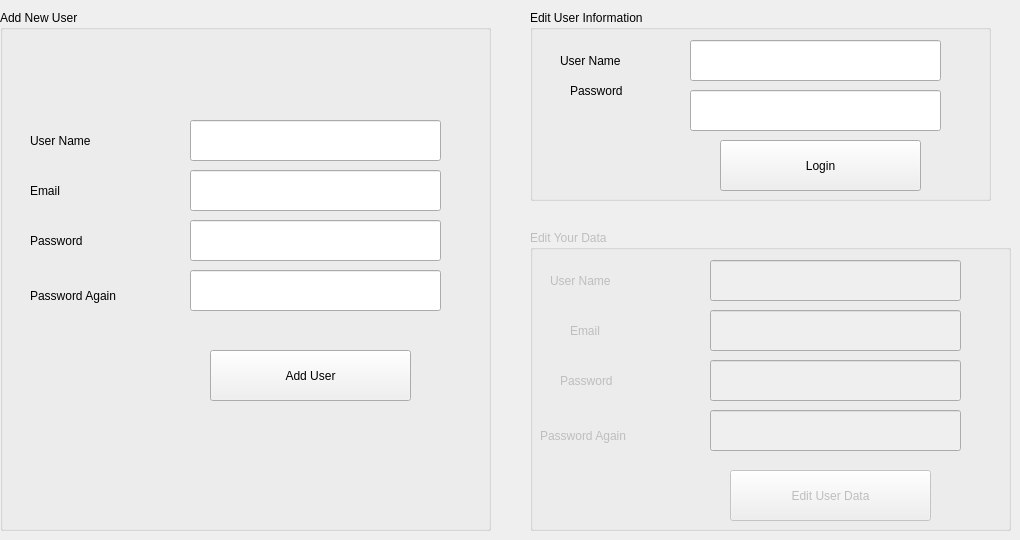
    <widget class="QWidget" name="tab_3">
     <attribute name="title">
      <string>User</string>
     </attribute>
     <widget class="QGroupBox" name="groupBox">
      <property name="geometry">
       <rect>
        <x>0</x>
        <y>10</y>
        <width>491</width>
        <height>521</height>
       </rect>
      </property>
      <property name="palette">
       <palette>
        <active>
         <colorrole role="WindowText">
          <brush brushstyle="SolidPattern">
           <color alpha="255">
            <red>0</red>
            <green>0</green>
            <blue>0</blue>
           </color>
          </brush>
         </colorrole>
         <colorrole role="Button">
          <brush brushstyle="SolidPattern">
           <color alpha="255">
            <red>240</red>
            <green>240</green>
            <blue>240</blue>
           </color>
          </brush>
         </colorrole>
         <colorrole role="Light">
          <brush brushstyle="SolidPattern">
           <color alpha="255">
            <red>255</red>
            <green>255</green>
            <blue>255</blue>
           </color>
          </brush>
         </colorrole>
         <colorrole role="Midlight">
          <brush brushstyle="SolidPattern">
           <color alpha="255">
            <red>227</red>
            <green>227</green>
            <blue>227</blue>
           </color>
          </brush>
         </colorrole>
         <colorrole role="Dark">
          <brush brushstyle="SolidPattern">
           <color alpha="255">
            <red>160</red>
            <green>160</green>
            <blue>160</blue>
           </color>
          </brush>
         </colorrole>
         <colorrole role="Mid">
          <brush brushstyle="SolidPattern">
           <color alpha="255">
            <red>160</red>
            <green>160</green>
            <blue>160</blue>
           </color>
          </brush>
         </colorrole>
         <colorrole role="Text">
          <brush brushstyle="SolidPattern">
           <color alpha="255">
            <red>0</red>
            <green>0</green>
            <blue>0</blue>
           </color>
          </brush>
         </colorrole>
         <colorrole role="BrightText">
          <brush brushstyle="SolidPattern">
           <color alpha="255">
            <red>255</red>
            <green>255</green>
            <blue>255</blue>
           </color>
          </brush>
         </colorrole>
         <colorrole role="ButtonText">
          <brush brushstyle="SolidPattern">
           <color alpha="255">
            <red>0</red>
            <green>0</green>
            <blue>0</blue>
           </color>
          </brush>
         </colorrole>
         <colorrole role="Base">
          <brush brushstyle="SolidPattern">
           <color alpha="255">
            <red>255</red>
            <green>255</green>
            <blue>255</blue>
           </color>
          </brush>
         </colorrole>
         <colorrole role="Window">
          <brush brushstyle="SolidPattern">
           <color alpha="255">
            <red>240</red>
            <green>240</green>
            <blue>240</blue>
           </color>
          </brush>
         </colorrole>
         <colorrole role="Shadow">
          <brush brushstyle="SolidPattern">
           <color alpha="255">
            <red>105</red>
            <green>105</green>
            <blue>105</blue>
           </color>
          </brush>
         </colorrole>
         <colorrole role="Highlight">
          <brush brushstyle="SolidPattern">
           <color alpha="255">
            <red>0</red>
            <green>120</green>
            <blue>215</blue>
           </color>
          </brush>
         </colorrole>
         <colorrole role="HighlightedText">
          <brush brushstyle="SolidPattern">
           <color alpha="255">
            <red>255</red>
            <green>255</green>
            <blue>255</blue>
           </color>
          </brush>
         </colorrole>
         <colorrole role="Link">
          <brush brushstyle="SolidPattern">
           <color alpha="255">
            <red>0</red>
            <green>0</green>
            <blue>255</blue>
           </color>
          </brush>
         </colorrole>
         <colorrole role="LinkVisited">
          <brush brushstyle="SolidPattern">
           <color alpha="255">
            <red>255</red>
            <green>0</green>
            <blue>255</blue>
           </color>
          </brush>
         </colorrole>
         <colorrole role="AlternateBase">
          <brush brushstyle="SolidPattern">
           <color alpha="255">
            <red>245</red>
            <green>245</green>
            <blue>245</blue>
           </color>
          </brush>
         </colorrole>
         <colorrole role="NoRole">
          <brush brushstyle="NoBrush">
           <color alpha="255">
            <red>0</red>
            <green>0</green>
            <blue>0</blue>
           </color>
          </brush>
         </colorrole>
         <colorrole role="ToolTipBase">
          <brush brushstyle="SolidPattern">
           <color alpha="255">
            <red>255</red>
            <green>255</green>
            <blue>220</blue>
           </color>
          </brush>
         </colorrole>
         <colorrole role="ToolTipText">
          <brush brushstyle="SolidPattern">
           <color alpha="255">
            <red>0</red>
            <green>0</green>
            <blue>0</blue>
           </color>
          </brush>
         </colorrole>
         <colorrole role="PlaceholderText">
          <brush brushstyle="SolidPattern">
           <color alpha="128">
            <red>0</red>
            <green>0</green>
            <blue>0</blue>
           </color>
          </brush>
         </colorrole>
        </active>
        <inactive>
         <colorrole role="WindowText">
          <brush brushstyle="SolidPattern">
           <color alpha="255">
            <red>0</red>
            <green>0</green>
            <blue>0</blue>
           </color>
          </brush>
         </colorrole>
         <colorrole role="Button">
          <brush brushstyle="SolidPattern">
           <color alpha="255">
            <red>240</red>
            <green>240</green>
            <blue>240</blue>
           </color>
          </brush>
         </colorrole>
         <colorrole role="Light">
          <brush brushstyle="SolidPattern">
           <color alpha="255">
            <red>255</red>
            <green>255</green>
            <blue>255</blue>
           </color>
          </brush>
         </colorrole>
         <colorrole role="Midlight">
          <brush brushstyle="SolidPattern">
           <color alpha="255">
            <red>227</red>
            <green>227</green>
            <blue>227</blue>
           </color>
          </brush>
         </colorrole>
         <colorrole role="Dark">
          <brush brushstyle="SolidPattern">
           <color alpha="255">
            <red>160</red>
            <green>160</green>
            <blue>160</blue>
           </color>
          </brush>
         </colorrole>
         <colorrole role="Mid">
          <brush brushstyle="SolidPattern">
           <color alpha="255">
            <red>160</red>
            <green>160</green>
            <blue>160</blue>
           </color>
          </brush>
         </colorrole>
         <colorrole role="Text">
          <brush brushstyle="SolidPattern">
           <color alpha="255">
            <red>0</red>
            <green>0</green>
            <blue>0</blue>
           </color>
          </brush>
         </colorrole>
         <colorrole role="BrightText">
          <brush brushstyle="SolidPattern">
           <color alpha="255">
            <red>255</red>
            <green>255</green>
            <blue>255</blue>
           </color>
          </brush>
         </colorrole>
         <colorrole role="ButtonText">
          <brush brushstyle="SolidPattern">
           <color alpha="255">
            <red>0</red>
            <green>0</green>
            <blue>0</blue>
           </color>
          </brush>
         </colorrole>
         <colorrole role="Base">
          <brush brushstyle="SolidPattern">
           <color alpha="255">
            <red>255</red>
            <green>255</green>
            <blue>255</blue>
           </color>
          </brush>
         </colorrole>
         <colorrole role="Window">
          <brush brushstyle="SolidPattern">
           <color alpha="255">
            <red>240</red>
            <green>240</green>
            <blue>240</blue>
           </color>
          </brush>
         </colorrole>
         <colorrole role="Shadow">
          <brush brushstyle="SolidPattern">
           <color alpha="255">
            <red>105</red>
            <green>105</green>
            <blue>105</blue>
           </color>
          </brush>
         </colorrole>
         <colorrole role="Highlight">
          <brush brushstyle="SolidPattern">
           <color alpha="255">
            <red>240</red>
            <green>240</green>
            <blue>240</blue>
           </color>
          </brush>
         </colorrole>
         <colorrole role="HighlightedText">
          <brush brushstyle="SolidPattern">
           <color alpha="255">
            <red>0</red>
            <green>0</green>
            <blue>0</blue>
           </color>
          </brush>
         </colorrole>
         <colorrole role="Link">
          <brush brushstyle="SolidPattern">
           <color alpha="255">
            <red>0</red>
            <green>0</green>
            <blue>255</blue>
           </color>
          </brush>
         </colorrole>
         <colorrole role="LinkVisited">
          <brush brushstyle="SolidPattern">
           <color alpha="255">
            <red>255</red>
            <green>0</green>
            <blue>255</blue>
           </color>
          </brush>
         </colorrole>
         <colorrole role="AlternateBase">
          <brush brushstyle="SolidPattern">
           <color alpha="255">
            <red>245</red>
            <green>245</green>
            <blue>245</blue>
           </color>
          </brush>
         </colorrole>
         <colorrole role="NoRole">
          <brush brushstyle="NoBrush">
           <color alpha="255">
            <red>0</red>
            <green>0</green>
            <blue>0</blue>
           </color>
          </brush>
         </colorrole>
         <colorrole role="ToolTipBase">
          <brush brushstyle="SolidPattern">
           <color alpha="255">
            <red>255</red>
            <green>255</green>
            <blue>220</blue>
           </color>
          </brush>
         </colorrole>
         <colorrole role="ToolTipText">
          <brush brushstyle="SolidPattern">
           <color alpha="255">
            <red>0</red>
            <green>0</green>
            <blue>0</blue>
           </color>
          </brush>
         </colorrole>
         <colorrole role="PlaceholderText">
          <brush brushstyle="SolidPattern">
           <color alpha="128">
            <red>0</red>
            <green>0</green>
            <blue>0</blue>
           </color>
          </brush>
         </colorrole>
        </inactive>
        <disabled>
         <colorrole role="WindowText">
          <brush brushstyle="SolidPattern">
           <color alpha="255">
            <red>120</red>
            <green>120</green>
            <blue>120</blue>
           </color>
          </brush>
         </colorrole>
         <colorrole role="Button">
          <brush brushstyle="SolidPattern">
           <color alpha="255">
            <red>240</red>
            <green>240</green>
            <blue>240</blue>
           </color>
          </brush>
         </colorrole>
         <colorrole role="Light">
          <brush brushstyle="SolidPattern">
           <color alpha="255">
            <red>255</red>
            <green>255</green>
            <blue>255</blue>
           </color>
          </brush>
         </colorrole>
         <colorrole role="Midlight">
          <brush brushstyle="SolidPattern">
           <color alpha="255">
            <red>247</red>
            <green>247</green>
            <blue>247</blue>
           </color>
          </brush>
         </colorrole>
         <colorrole role="Dark">
          <brush brushstyle="SolidPattern">
           <color alpha="255">
            <red>160</red>
            <green>160</green>
            <blue>160</blue>
           </color>
          </brush>
         </colorrole>
         <colorrole role="Mid">
          <brush brushstyle="SolidPattern">
           <color alpha="255">
            <red>160</red>
            <green>160</green>
            <blue>160</blue>
           </color>
          </brush>
         </colorrole>
         <colorrole role="Text">
          <brush brushstyle="SolidPattern">
           <color alpha="255">
            <red>120</red>
            <green>120</green>
            <blue>120</blue>
           </color>
          </brush>
         </colorrole>
         <colorrole role="BrightText">
          <brush brushstyle="SolidPattern">
           <color alpha="255">
            <red>255</red>
            <green>255</green>
            <blue>255</blue>
           </color>
          </brush>
         </colorrole>
         <colorrole role="ButtonText">
          <brush brushstyle="SolidPattern">
           <color alpha="255">
            <red>120</red>
            <green>120</green>
            <blue>120</blue>
           </color>
          </brush>
         </colorrole>
         <colorrole role="Base">
          <brush brushstyle="SolidPattern">
           <color alpha="255">
            <red>240</red>
            <green>240</green>
            <blue>240</blue>
           </color>
          </brush>
         </colorrole>
         <colorrole role="Window">
          <brush brushstyle="SolidPattern">
           <color alpha="255">
            <red>240</red>
            <green>240</green>
            <blue>240</blue>
           </color>
          </brush>
         </colorrole>
         <colorrole role="Shadow">
          <brush brushstyle="SolidPattern">
           <color alpha="255">
            <red>0</red>
            <green>0</green>
            <blue>0</blue>
           </color>
          </brush>
         </colorrole>
         <colorrole role="Highlight">
          <brush brushstyle="SolidPattern">
           <color alpha="255">
            <red>0</red>
            <green>120</green>
            <blue>215</blue>
           </color>
          </brush>
         </colorrole>
         <colorrole role="HighlightedText">
          <brush brushstyle="SolidPattern">
           <color alpha="255">
            <red>255</red>
            <green>255</green>
            <blue>255</blue>
           </color>
          </brush>
         </colorrole>
         <colorrole role="Link">
          <brush brushstyle="SolidPattern">
           <color alpha="255">
            <red>0</red>
            <green>0</green>
            <blue>255</blue>
           </color>
          </brush>
         </colorrole>
         <colorrole role="LinkVisited">
          <brush brushstyle="SolidPattern">
           <color alpha="255">
            <red>255</red>
            <green>0</green>
            <blue>255</blue>
           </color>
          </brush>
         </colorrole>
         <colorrole role="AlternateBase">
          <brush brushstyle="SolidPattern">
           <color alpha="255">
            <red>245</red>
            <green>245</green>
            <blue>245</blue>
           </color>
          </brush>
         </colorrole>
         <colorrole role="NoRole">
          <brush brushstyle="NoBrush">
           <color alpha="255">
            <red>0</red>
            <green>0</green>
            <blue>0</blue>
           </color>
          </brush>
         </colorrole>
         <colorrole role="ToolTipBase">
          <brush brushstyle="SolidPattern">
           <color alpha="255">
            <red>255</red>
            <green>255</green>
            <blue>220</blue>
           </color>
          </brush>
         </colorrole>
         <colorrole role="ToolTipText">
          <brush brushstyle="SolidPattern">
           <color alpha="255">
            <red>0</red>
            <green>0</green>
            <blue>0</blue>
           </color>
          </brush>
         </colorrole>
         <colorrole role="PlaceholderText">
          <brush brushstyle="SolidPattern">
           <color alpha="128">
            <red>0</red>
            <green>0</green>
            <blue>0</blue>
           </color>
          </brush>
         </colorrole>
        </disabled>
       </palette>
      </property>
      <property name="title">
       <string>Add New User</string>
      </property>
      <widget class="QLabel" name="label_16">
       <property name="geometry">
        <rect>
         <x>30</x>
         <y>120</y>
         <width>101</width>
         <height>21</height>
        </rect>
       </property>
       <property name="text">
        <string>User Name</string>
       </property>
      </widget>
      <widget class="QLabel" name="label_17">
       <property name="geometry">
        <rect>
         <x>30</x>
         <y>220</y>
         <width>101</width>
         <height>21</height>
        </rect>
       </property>
       <property name="text">
        <string>Password</string>
       </property>
      </widget>
      <widget class="QLabel" name="label_18">
       <property name="geometry">
        <rect>
         <x>30</x>
         <y>270</y>
         <width>151</width>
         <height>31</height>
        </rect>
       </property>
       <property name="text">
        <string>Password Again</string>
       </property>
      </widget>
      <widget class="QLabel" name="label_19">
       <property name="geometry">
        <rect>
         <x>30</x>
         <y>170</y>
         <width>81</width>
         <height>21</height>
        </rect>
       </property>
       <property name="text">
        <string>Email</string>
       </property>
      </widget>
      <widget class="QLineEdit" name="lineEdit_9">
       <property name="geometry">
        <rect>
         <x>190</x>
         <y>110</y>
         <width>251</width>
         <height>41</height>
        </rect>
       </property>
      </widget>
      <widget class="QLineEdit" name="lineEdit_10">
       <property name="geometry">
        <rect>
         <x>190</x>
         <y>160</y>
         <width>251</width>
         <height>41</height>
        </rect>
       </property>
      </widget>
      <widget class="QLineEdit" name="lineEdit_11">
       <property name="geometry">
        <rect>
         <x>190</x>
         <y>210</y>
         <width>251</width>
         <height>41</height>
        </rect>
       </property>
       <property name="echoMode">
        <enum>QLineEdit::Password</enum>
       </property>
      </widget>
      <widget class="QLineEdit" name="lineEdit_12">
       <property name="geometry">
        <rect>
         <x>190</x>
         <y>260</y>
         <width>251</width>
         <height>41</height>
        </rect>
       </property>
       <property name="echoMode">
        <enum>QLineEdit::Password</enum>
       </property>
      </widget>
      <widget class="QPushButton" name="pushButton_11">
       <property name="geometry">
        <rect>
         <x>210</x>
         <y>340</y>
         <width>201</width>
         <height>51</height>
        </rect>
       </property>
       <property name="text">
        <string>Add User</string>
       </property>
      </widget>
      <widget class="QLabel" name="label_30">
       <property name="geometry">
        <rect>
         <x>130</x>
         <y>320</y>
         <width>321</width>
         <height>31</height>
        </rect>
       </property>
       <property name="font">
        <font>
         <pointsize>16</pointsize>
        </font>
       </property>
       <property name="text">
        <string/>
       </property>
      </widget>
      <widget class="QLabel" name="label_38">
       <property name="geometry">
        <rect>
         <x>132</x>
         <y>310</y>
         <width>321</width>
         <height>20</height>
        </rect>
       </property>
       <property name="font">
        <font>
         <family>Calibri</family>
         <pointsize>10</pointsize>
         <bold>true</bold>
        </font>
       </property>
       <property name="text">
        <string/>
       </property>
      </widget>
     </widget>
     <widget class="QGroupBox" name="groupBox_2">
      <property name="geometry">
       <rect>
        <x>530</x>
        <y>10</y>
        <width>461</width>
        <height>191</height>
       </rect>
      </property>
      <property name="title">
       <string>Edit User Information</string>
      </property>
      <widget class="QLineEdit" name="lineEdit_13">
       <property name="geometry">
        <rect>
         <x>160</x>
         <y>80</y>
         <width>251</width>
         <height>41</height>
        </rect>
       </property>
       <property name="echoMode">
        <enum>QLineEdit::Password</enum>
       </property>
      </widget>
      <widget class="QLabel" name="label_20">
       <property name="geometry">
        <rect>
         <x>40</x>
         <y>70</y>
         <width>101</width>
         <height>21</height>
        </rect>
       </property>
       <property name="text">
        <string>Password</string>
       </property>
      </widget>
      <widget class="QLabel" name="label_21">
       <property name="geometry">
        <rect>
         <x>30</x>
         <y>40</y>
         <width>111</width>
         <height>21</height>
        </rect>
       </property>
       <property name="text">
        <string>User Name</string>
       </property>
      </widget>
      <widget class="QLineEdit" name="lineEdit_14">
       <property name="geometry">
        <rect>
         <x>160</x>
         <y>30</y>
         <width>251</width>
         <height>41</height>
        </rect>
       </property>
      </widget>
      <widget class="QPushButton" name="pushButton_12">
       <property name="geometry">
        <rect>
         <x>190</x>
         <y>130</y>
         <width>201</width>
         <height>51</height>
        </rect>
       </property>
       <property name="text">
        <string>Login</string>
       </property>
      </widget>
     </widget>
     <widget class="QGroupBox" name="groupBox_4">
      <property name="enabled">
       <bool>false</bool>
      </property>
      <property name="geometry">
       <rect>
        <x>530</x>
        <y>230</y>
        <width>481</width>
        <height>301</height>
       </rect>
      </property>
      <property name="title">
       <string>Edit Your Data</string>
      </property>
      <widget class="QLineEdit" name="lineEdit_16">
       <property name="geometry">
        <rect>
         <x>180</x>
         <y>130</y>
         <width>251</width>
         <height>41</height>
        </rect>
       </property>
       <property name="echoMode">
        <enum>QLineEdit::Password</enum>
       </property>
      </widget>
      <widget class="QLineEdit" name="lineEdit_18">
       <property name="geometry">
        <rect>
         <x>180</x>
         <y>180</y>
         <width>251</width>
         <height>41</height>
        </rect>
       </property>
       <property name="echoMode">
        <enum>QLineEdit::Password</enum>
       </property>
      </widget>
      <widget class="QLabel" name="label_23">
       <property name="geometry">
        <rect>
         <x>30</x>
         <y>140</y>
         <width>81</width>
         <height>21</height>
        </rect>
       </property>
       <property name="text">
        <string>Password</string>
       </property>
      </widget>
      <widget class="QLabel" name="label_25">
       <property name="geometry">
        <rect>
         <x>20</x>
         <y>40</y>
         <width>111</width>
         <height>21</height>
        </rect>
       </property>
       <property name="text">
        <string>User Name</string>
       </property>
      </widget>
      <widget class="QLineEdit" name="lineEdit_17">
       <property name="geometry">
        <rect>
         <x>180</x>
         <y>30</y>
         <width>251</width>
         <height>41</height>
        </rect>
       </property>
      </widget>
      <widget class="QLineEdit" name="lineEdit_15">
       <property name="geometry">
        <rect>
         <x>180</x>
         <y>80</y>
         <width>251</width>
         <height>41</height>
        </rect>
       </property>
      </widget>
      <widget class="QPushButton" name="pushButton_13">
       <property name="geometry">
        <rect>
         <x>200</x>
         <y>240</y>
         <width>201</width>
         <height>51</height>
        </rect>
       </property>
       <property name="text">
        <string>Edit User Data</string>
       </property>
      </widget>
      <widget class="QLabel" name="label_22">
       <property name="geometry">
        <rect>
         <x>10</x>
         <y>190</y>
         <width>151</width>
         <height>31</height>
        </rect>
       </property>
       <property name="text">
        <string>Password Again</string>
       </property>
      </widget>
      <widget class="QLabel" name="label_24">
       <property name="geometry">
        <rect>
         <x>40</x>
         <y>90</y>
         <width>81</width>
         <height>21</height>
        </rect>
       </property>
       <property name="text">
        <string>Email</string>
       </property>
      </widget>
     </widget>
    </widget>
